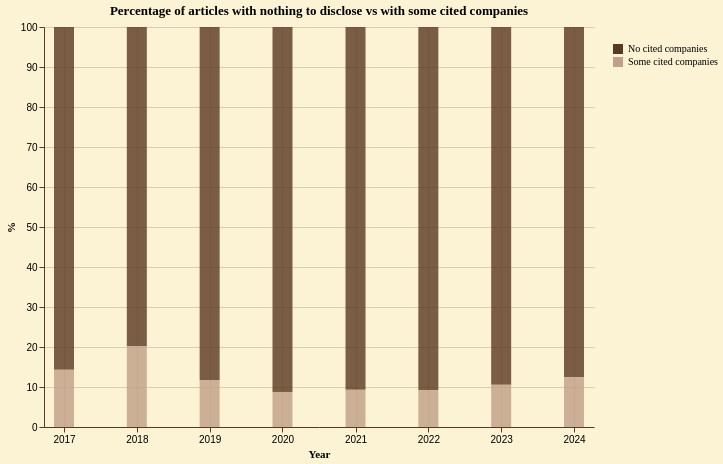

Express this chart as Vega-Lite.
### Vega-Lite specification from a JSON file in a GitHub repository (floating-point values rounded to 4 significant figures)
{"config": {"background": "#fbf3d3", "view": {"stroke": "transparent", "width": 550, "height": 400}, "axis": {"domainColor": "#5a3921", "gridColor": "#5a3921", "gridOpacity": 0.2, "tickColor": "#5a3921", "labelColor": "black", "titleColor": "black", "titleFont": "EB Garamond"}, "legend": {"labelColor": "black", "titleColor": "black", "labelFont": "EB Garamond", "titleFont": "EB Garamond"}, "title": {"color": "black", "font": "EB Garamond"}, "mark": {"color": "#6b4a32", "opacity": 0.8}, "bar": {"color": "#6b4a32", "opacity": 0.8}, "line": {"color": "#6b4a32", "opacity": 0.8}, "area": {"color": "#6b4a32", "opacity": 0.8}, "point": {"color": "#6b4a32", "opacity": 0.8}}, "data": {"name": "data-5a9aaf448372eaaf0b49ab26946b8ede"}, "mark": {"type": "bar", "size": 20}, "encoding": {"color": {"field": "declared", "scale": {"domain": ["No cited companies", "Some cited companies"], "range": ["#5a3921", "#c1a087"]}, "title": " ", "type": "nominal"}, "tooltip": [{"field": "declared", "title": " ", "type": "nominal"}, {"field": "percent", "format": ".2f", "title": "%", "type": "quantitative"}], "x": {"field": "year", "scale": {"padding": 20}, "title": "Year", "type": "temporal"}, "y": {"field": "percent", "title": "%", "type": "quantitative"}}, "title": "Percentage of articles with nothing to disclose vs with some cited companies", "$schema": "https://vega.github.io/schema/vega-lite/v5.20.1.json", "datasets": {"data-5a9aaf448372eaaf0b49ab26946b8ede": [{"year": "2017-01-01T00:00:00", "declared": "No cited companies", "count": 61067, "percent": 85.67}, {"year": "2017-01-01T00:00:00", "declared": "Some cited companies", "count": 10213, "percent": 14.33}, {"year": "2018-01-01T00:00:00", "declared": "No cited companies", "count": 69486, "percent": 79.8}, {"year": "2018-01-01T00:00:00", "declared": "Some cited companies", "count": 17590, "percent": 20.2}, {"year": "2019-01-01T00:00:00", "declared": "No cited companies", "count": 102759, "percent": 88.31}, {"year": "2019-01-01T00:00:00", "declared": "Some cited companies", "count": 13602, "percent": 11.69}, {"year": "2020-01-01T00:00:00", "declared": "No cited companies", "count": 178623, "percent": 91.23}, {"year": "2020-01-01T00:00:00", "declared": "Some cited companies", "count": 17169, "percent": 8.77}, {"year": "2021-01-01T00:00:00", "declared": "No cited companies", "count": 224706, "percent": 90.71}, {"year": "2021-01-01T00:00:00", "declared": "Some cited companies", "count": 23006, "percent": 9.29}, {"year": "2022-01-01T00:00:00", "declared": "No cited companies", "count": 238313, "percent": 90.82}, {"year": "2022-01-01T00:00:00", "declared": "Some cited companies", "count": 24084, "percent": 9.18}, {"year": "2023-01-01T00:00:00", "declared": "No cited companies", "count": 236750, "percent": 89.44}, {"year": "2023-01-01T00:00:00", "declared": "Some cited companies", "count": 27958, "percent": 10.56}, {"year": "2024-01-01T00:00:00", "declared": "No cited companies", "count": 239868, "percent": 87.58}, {"year": "2024-01-01T00:00:00", "declared": "Some cited companies", "count": 34022, "percent": 12.42}]}}
